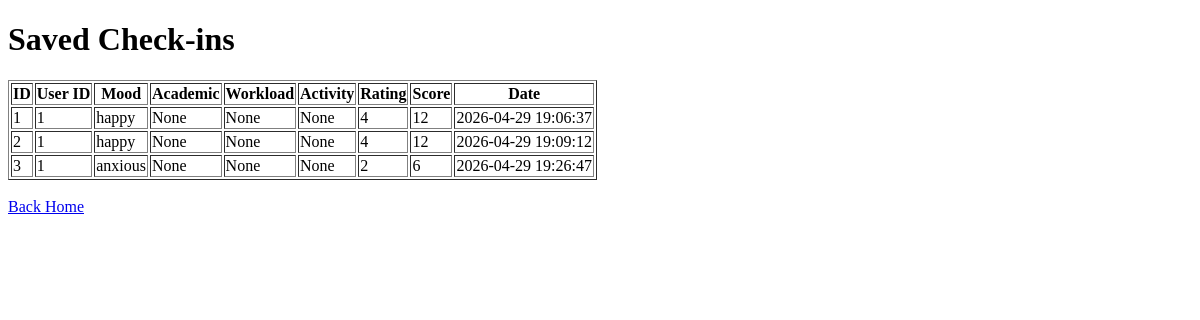
The app's page /view-checkins, older data.
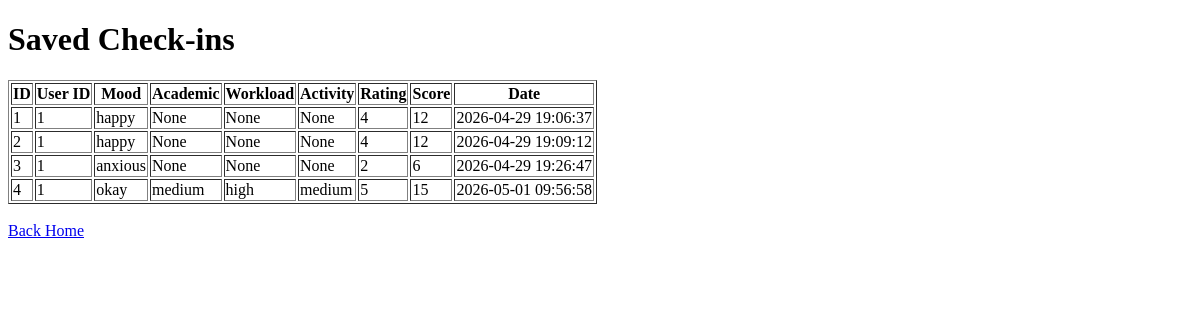
The same page, newer data.
### tables this page shows
CREATE TABLE checkins (
            id INTEGER PRIMARY KEY AUTOINCREMENT,
            user_id INTEGER,
            mood TEXT,
            academic TEXT,
            workload TEXT,
            social TEXT,
            financial TEXT,
            activity TEXT,
            rating INTEGER,
            score INTEGER,
            date TIMESTAMP DEFAULT CURRENT_TIMESTAMP,
            FOREIGN KEY (user_id) REFERENCES users(id)
        );

### app.py (the view)
@app.route("/view-checkins")
def view_checkins():
    conn = get_db_connection()
    checkins = conn.execute("SELECT * FROM checkins").fetchall()
    conn.close()
    return render_template("view_checkins.html", checkins=checkins)

### app.py (called while the page is built)
def get_db_connection():
    conn = sqlite3.connect("wellbeing.db")
    conn.row_factory = sqlite3.Row
    return conn

### templates/view_checkins.html (shortened to what this page needs)
<!DOCTYPE html>
<html>
<head>
</head>
<body>
<h1>Saved Check-ins</h1>
<table border="1">
    <tr>
        <th>ID</th>
        <th>User ID</th>
        <th>Mood</th>
        <th>Academic</th>
        <th>Workload</th>
        <th>Activity</th>
        <th>Rating</th>
        <th>Score</th>
        <th>Date</th>
    </tr>
    {% for checkin in checkins %}
    <tr>
        <td>{{ checkin.id }}</td>
        <td>{{ checkin.user_id }}</td>
        <td>{{ checkin.mood }}</td>
        <td>{{ checkin.academic }}</td>
        <td>{{ checkin.workload }}</td>
        <td>{{ checkin.activity }}</td>
        <td>{{ checkin.rating }}</td>
        <td>{{ checkin.score }}</td>
        <td>{{ checkin.date }}</td>
    </tr>
    {% endfor %}
</table>
<br>
<a href="/">Back Home</a>
</body>
</html>

Row changes from the older to the newer data that the page shows:
added checkins: id "4", user_id "1", mood "okay", academic "medium", workload "high", activity "medium", rating "5", score "15", date "2026-05-01 09:56:58"
